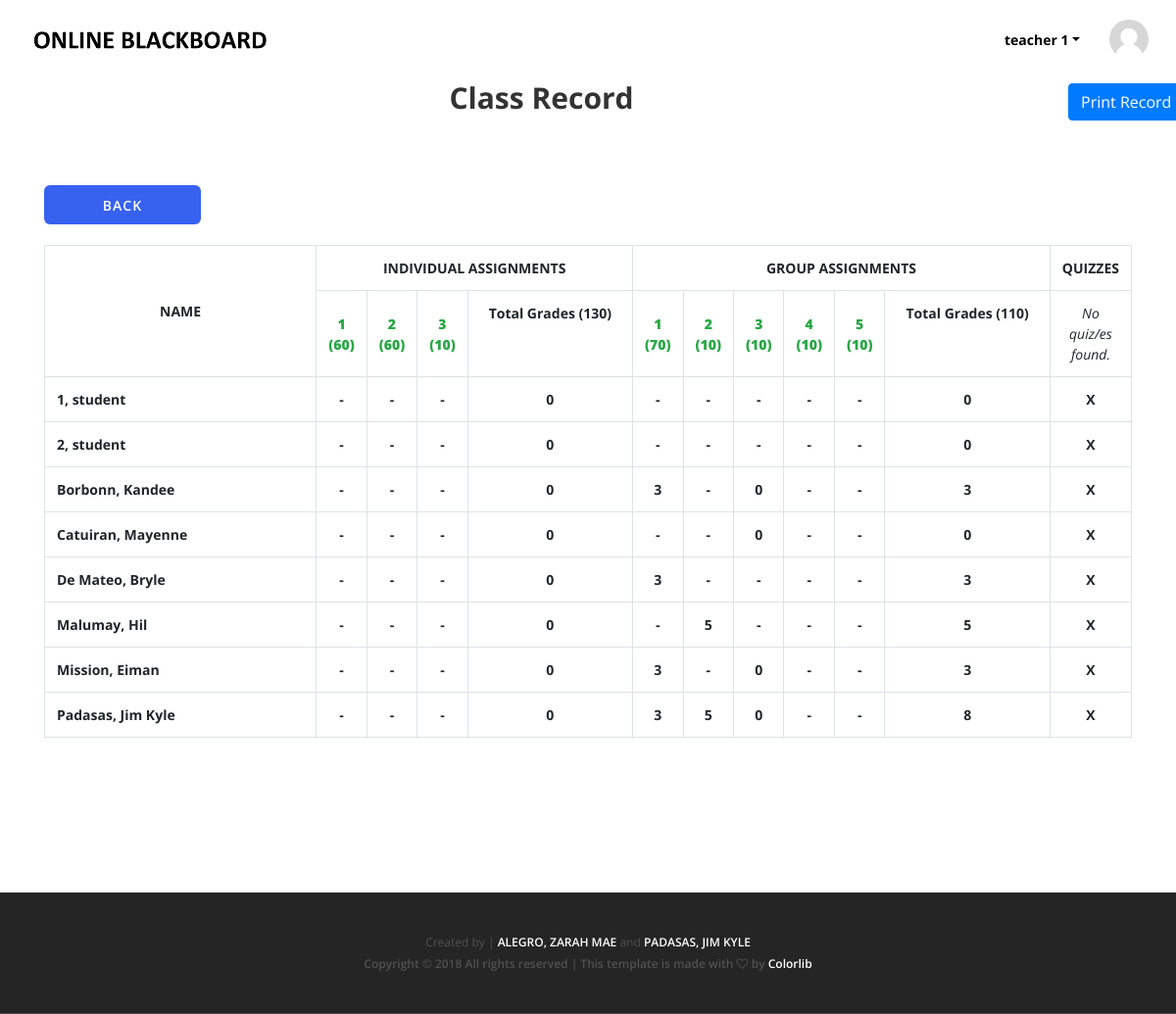
The page /classrecord.php?subject_id=1 (signed in) on the database its author committed.
### tables this page shows
CREATE TABLE `teacher` (
  `teacher_id` int(100) NOT NULL,
  `first_name` varchar(100) NOT NULL,
  `last_name` varchar(100) NOT NULL,
  `username` varchar(100) NOT NULL,
  `email_address` varchar(100) NOT NULL,
  `password` varchar(100) NOT NULL,
  `image` varchar(100) DEFAULT NULL
);

CREATE TABLE `assignment` (
  `assignment_id` int(100) NOT NULL,
  `subject_id` int(100) NOT NULL,
  `date_posted` timestamp NOT NULL DEFAULT CURRENT_TIMESTAMP ON UPDATE CURRENT_TIMESTAMP,
  `deadline_date` date NOT NULL,
  `deadline_time` time NOT NULL,
  `title` varchar(100) NOT NULL,
  `instruction` varchar(1000) NOT NULL,
  `score` int(100) NOT NULL,
  `file_id` int(100) DEFAULT NULL,
  `assignment_type` varchar(40) NOT NULL DEFAULT 'individual'
);

CREATE TABLE `student` (
  `student_id` int(100) NOT NULL,
  `first_name` varchar(100) NOT NULL,
  `last_name` varchar(100) NOT NULL,
  `username` varchar(100) NOT NULL,
  `email_address` varchar(100) NOT NULL,
  `password` varchar(100) NOT NULL,
  `image` varchar(100) DEFAULT NULL
);

CREATE TABLE `answer_group_assignment` (
  `id` int(100) NOT NULL,
  `content` varchar(1000) NOT NULL DEFAULT '0',
  `date_posted` timestamp(6) NULL DEFAULT CURRENT_TIMESTAMP(6) ON UPDATE CURRENT_TIMESTAMP(6),
  `grade` int(100) NOT NULL,
  `student_id` int(100) NOT NULL,
  `file_id` int(100) DEFAULT NULL,
  `assignment_id` int(100) NOT NULL,
  `group_number` int(100) NOT NULL
);

### classrecord.php (the view, shortened to what this page needs)
<?php
	include("db_connection.php");
	$id = $_GET['subject_id'];
	$sql = "SELECT subject_code, course_title, course_description, course_about, teacher_id from subject where subject_id = $id";
	$result = mysqli_query($dbconn, $sql);
	$row = mysqli_fetch_array($result);
	$course_title = $row['course_title'];
	$teacher_id = $row['teacher_id'];
	$get_teacher = $dbconn->query("SELECT * from teacher where teacher_id = '$teacher_id';");
	$trow = mysqli_fetch_array($get_teacher);
	$t_firstname = $trow['first_name'];
	$t_lastname = $trow['last_name'];
	$image = $trow['image'];
?>
<!DOCTYPE html>
<html lang="en">
<head>
	<link rel="stylesheet" href="style.css">
	<link rel="stylesheet" href="css/bootstrap-toggle.min.css">
</head>
<body>
	<header class="header-area">
		<div class="clever-main-menu">
			<div class="classy-nav-container breakpoint-off">
				<nav class="classy-navbar justify-content-between" id="cleverNav">
					<a class="nav-brand" href="index.php"><img src="img/core-img/logo.png" alt=""></a>
					<div class="classy-menu">
						<div class="classynav">
							<div class="login-state d-flex align-items-center">
								<div class="user-name mr-30">
									<div class="dropdown">
										<a class="dropdown-toggle" href="#" role="button" id="userName" data-toggle="dropdown" aria-haspopup="true" aria-expanded="false"><?php echo $t_firstname." ".$t_lastname; ?></a>
									</div>
								</div>
								<div class="userthumb">
									<?php
										echo "<a href=profile.php><img src=img/tea-img/",urlencode($image)," style='border-radius: 50%; height: 40px; width: 40px'></a>"
									?>
								</div>
							</div>
						</div>
					</div>
				</nav>
			</div>
		</div>
	</header>
	<div class="student-quiz-content">
		<div class="container">
			<div class="row">
				<div class="col-12 col-lg-11">
					<div class="section-heading">
						<h3>Class Record</h3>
					</div>
			   </div>
			   <div class="col-lg-1" style="margin-top: 5px">
			   		<button onClick='printData("<?php echo $t_firstname; ?>", "<?php echo $t_lastname; ?>","<?php echo $course_title; ?>")' class="btn btn-primary">Print Record</button>
			   	</div>
			   	<div class="col-lg-1">
			   		<?php
						echo "<a href=teacher_course.php?subject_id=",urlencode($id)," class='btn clever-btn'>Back</a><br>";
					?>
			   	</div>
			</div>
			<?php
				$get_student_id = $dbconn->query("SELECT * from enrolls where subject_id = '$id' ");
				$hasStudent = false;
				if (mysqli_num_rows($get_student_id) != 0) {
					$hasStudent = true;
					$all_enrolled = array();
					while ($irow = mysqli_fetch_array($get_student_id)) {
						$all_enrolled[] = $irow['student_id'];
					}
					$all_lastname = array();
					foreach ($all_enrolled as $sid) {
						$get_lastname = $dbconn->query("SELECT * from student where student_id = '$sid' ");
						$ln = mysqli_fetch_array($get_lastname);
						$lastname = $ln['last_name'];
						$all_lastname[] = $lastname;
					}
					$sorted_ln = $all_lastname;
					sort($sorted_ln);
					$all_ass_id = array();
					$assignment_count = 0;
					$get_ass_id = $dbconn->query("SELECT * from assignment where subject_id = '$id' AND assignment_type='individual' ");
					while ($arow = mysqli_fetch_array($get_ass_id)) {
						$all_ass_id[] = $arow['assignment_id'];
					}
					$assignment_count = count($all_ass_id);
					$ass_colspan = 2;
					if ($assignment_count > 1) {
						$ass_colspan = $assignment_count+1;
					}
					$all_group_as = array();
					$group_assignment_count = 0;
					$all_group_as_score = array();
					$get_group = "SELECT * from assignment WHERE subject_id = '$id' AND assignment_type= 'group'";
					$get_group_connect = mysqli_query($dbconn, $get_group);
					if (mysqli_num_rows($get_group_connect)!=0) {
							while ($gRow = mysqli_fetch_array($get_group_connect)) {
							$all_group_as[] = $gRow['assignment_id'];
							$all_group_as_score[] = $gRow['score'];
						}
					}
					$group_assignment_count = count($all_group_as);
					$group_ass_colspan = 2;
					if ($group_assignment_count > 1) {
						$group_ass_colspan = $group_assignment_count + 1;
					}
					$all_quiz_id = array();
					$quiz_count = 0;
					$quiz_count = count($all_quiz_id);
					$quiz_colspan = 2;
				}
			?>
			<br>
			<div id="table-scroll" class="row">
				<div class="col-12 col-lg-12 table-wrap table-responsive">
					<?php
						if ($hasStudent) {
					?>
							<table class="table table-bordered table-hover" id="printTable">
								<tr style="text-align: center">
									<th  class=" fixed-side" rowspan="2" style="width: 25%; vertical-align: middle;">NAME</th>
									<th colspan="<?php echo $ass_colspan; ?>">INDIVIDUAL ASSIGNMENTS</th>
									<th colspan="<?php echo $group_ass_colspan ?>">GROUP ASSIGNMENTS</th>
									<th colspan="<?php echo $quiz_colspan; ?>">QUIZZES</th>
								</tr>
								<?php
									$totalscore = 0;
									$group_totalscore = 0;
									$allscore = array();
									foreach ($all_ass_id as $ass_id) {
										$getass = $dbconn->query("SELECT * from assignment where assignment_id = '$ass_id' AND assignment_type = 'individual' ");
										$ass = mysqli_fetch_array($getass);
										$xscore = $ass['score'];
										$allscore[] = $xscore;
										$totalscore = $totalscore + $xscore;
									}
									echo "<tr style='text-align: center'>";
									if ($assignment_count != 0) {
										for($x = 0; $x < $assignment_count; $x++) {
											echo "<td style='vertical-align: middle'><a href='assignment.php?assignment_id=$all_ass_id[$x]'><b class='text-success'>".($x+1)."  (".$allscore[$x].")</b></a></td>";
										}
										echo "<td style='width: 180px'><b>Total Grades (".$totalscore.")</b></td>";
									} else {
										echo "<td colspan='2'><i>No assignment/s found.</i></td>";
									}
									foreach ($all_group_as_score as $group_key_score) {
										$group_totalscore = $group_totalscore + $group_key_score;
									}
									if ($group_assignment_count != 0) {
										for ($v=0; $v < $group_assignment_count ; $v++) {
											echo "<td style='vertical-align: middle'><a href='g_assignment.php?assignment_id=$all_group_as[$v]'><b class='text-success'>".($v+1)."  (".$all_group_as_score[$v].")</b></a></td>";
										}
										echo "<td style='width: 180px'><b>Total Grades (".$group_totalscore.")</b></td>";
									}
									else{
										echo "<td colspan='2'><i>No group assignment/s found.</i></td>";
									}
									$q_totalscore = 0;
									$q_allscore = array();
									if ($quiz_count != 0) {
										for($x = 0; $x < $quiz_count; $x++) {
											echo "<td style='vertical-align: middle'><a href='quiz.php?quiz_id=$all_quiz_id[$x]'><b class='text-success'>".($x+1)."  (".$q_allscore[$x].")</b></a></td>";
										}
										echo "<td style='width: 180px'><b>Total Grades (".$q_totalscore.")</b></td>";
									} else {
										echo "<td colspan='2'><i>No quiz/es found.</i></td>";
									}
									echo "</tr>";
									foreach ($sorted_ln as $sln) {
										$get_student = $dbconn->query("SELECT * from student where last_name = '$sln' ");
										$srow = mysqli_fetch_array($get_student);
										$fname = $srow['first_name'];
										$sid = $srow['student_id'];
										echo "<tr>";
										echo "<th class='fixed-side'>".$sln.", ".$fname."</th>";
										$totalgrade = 0;
										foreach ($all_ass_id as $key) {
											$get_ans = $dbconn->query("SELECT * from answer_assignment where assignment_id = '$key' and student_id = '$sid' ");
											$hasAns = false;
											$grade = 0;
											if (mysqli_num_rows($get_ans) != 0) {
												$hasAns = true;
												$ansrow = mysqli_fetch_array($get_ans);
												$grade = $ansrow['grade'];
												$graded = true;
												if ($grade == -1) {
													$grade = 0;
													$graded = false;
												}
												$totalgrade = $totalgrade + $grade;
											}
											if ($hasAns) {
												if($graded) {
													echo "<td style='text-align: center'><b>".$grade."<b></td>";
												} else {
													echo "<td style='text-align: center'><b>-</b></td>";
												}
											} else {
												echo "<td style='text-align: center'><b>-</b></td>";
											}
										}
										if ($assignment_count != 0) {
											echo "<td style='text-align: center'><b>".$totalgrade."</b></td>";
										} else {
											echo "<td style='text-align: center' colspan='2'><b>X</b></td>";
										}
										$totalGroupGrade = 0;
										foreach ($all_group_as as $keyGroupAss) {
											$getScore = "SELECT * from answer_group_assignment WHERE assignment_id = '$keyGroupAss' and student_id = '$sid'";
											$getScore_connect = mysqli_query($dbconn, $getScore);
											$hasGroupAns = false;
											$groupGrade = 0;
											if (mysqli_num_rows($getScore_connect)!=0) {
												$hasGroupAns = true;
												$groupAns = mysqli_fetch_array($getScore_connect);
												$groupGrade = $groupAns['grade'];
												$totalGroupGrade = $totalGroupGrade + $groupGrade;
											}
											if ($hasGroupAns) {
												echo "<td style='text-align: center'><b>".$groupGrade."<b></td>";
											}
											else{
												echo "<td style='text-align: center'><b>-</b></td>";
											}
										}
										if ($group_assignment_count != 0) {
											echo "<td style='text-align: center'><b>".$totalGroupGrade."</b></td>";
										} else {
											echo "<td style='text-align: center' colspan='2'><b>X</b></td>";
										}
										if ($quiz_count != 0) {
											echo "<td style='text-align: center'><b>".$totalgrade."</b></td>";
										} else {
											echo "<td style='text-align: center' colspan='2'><b>X</b></td>";
										}
										echo "</tr>";
									}
								?>
							</table>
					<?php
						} else {
							echo "<h4>No Student/s Found.</h4>";
						}
					?>
				</div>
			</div>
			<br><br>
		</div>
	</div>
	<?php include("footer.php"); ?>
</body>
</html>

### footer.php
<footer class="footer-area" style="width: 100%; bottom: 0; margin-top: 100px">
	<div class="top-footer-area">
		<div class="container">
			<div class="row">
				<div class="col-12">
					<p>Created by | <a href="#" style="color: white">ALEGRO, ZARAH MAE</a> and <a href="#" style="color: white">PADASAS, JIM KYLE</a></p>
					<p><a href="#">
						Copyright &copy; 2018 All rights reserved | This template is made with <i class="fa fa-heart-o" aria-hidden="true"></i> by <a href="https://colorlib.com" style="color: white" target="_blank">Colorlib</a>
						</p>
				</div>
			</div>
		</div>
	</div>
</footer>

### style.css (style rules this page uses)
* { margin: 0; padding: 0; }
body { font-family: "Open Sans", sans-serif; font-size: 14px; font-weight: 400; }
h1, h2, h3, h4, h5, h6 { color: rgba(0, 0, 0, 0.8); line-height: 1.3; font-weight: 700; }
p { font-family: "Raleway", sans-serif; color: #5a5a5a; font-size: 14px; line-height: 1.8; font-weight: 400; }
a, a:hover, a:focus { -webkit-transition-duration: 500ms; transition-duration: 500ms; text-decoration: none; outline: 0 solid transparent; color: rgba(0, 0, 0, 0.8); font-weight: 600; font-size: 14px; }
img { height: auto; max-width: 100%; }
.mr-30 { margin-right: 30px !important; }
.section-heading { position: relative; z-index: 1; margin-bottom: 70px; text-align: center; }
.section-heading h3 { font-size: 30px; margin-bottom: 0; }
.clever-btn { display: inline-block; min-width: 160px; height: 40px; background-color: #3762f0; font-weight: 600; text-transform: uppercase; letter-spacing: 1px; font-size: 14px; color: #ffffff; border: 1px solid transparent; border-radius: 6px; padding: 0 30px; line-height: 40px; text-align: center; -webkit-transition-duration: 300ms; transition-duration: 300ms; }
.header-area { position: relative; z-index: 200; }
.clever-main-menu { position: relative; z-index: 1; width: 100%; height: 80px; }
.clever-main-menu .classy-navbar { height: 80px; }
.login-state { position: relative; z-index: 1; }
.login-state .user-name .dropdown .dropdown-toggle { font-size: 14px; font-weight: 700; color: #000; }
.login-state .userthumb { -webkit-box-flex: 0; -ms-flex: 0 0 40px; flex: 0 0 40px; max-width: 40px; width: 40px; border-radius: 6px; }
.login-state .userthumb img { border-radius: 6px; }
.top-footer-area { position: relative; z-index: 1; background-color: #252525; padding: 40px 0; text-align: center; border-bottom: 1px solid #4c4c4c; }
.top-footer-area p { margin-bottom: 0; font-size: 12px; color: rgba(255, 255, 255, 0.2); font-family: "Open Sans", sans-serif; }
.top-footer-area p a { color: rgba(255, 255, 255, 0.2); font-size: 12px; font-family: "Open Sans", sans-serif; }

### rows shown on the page
teacher: first_name "teacher", last_name "1", image (picture)
assignment: assignment_id "70", score "10"
student: first_name "student"
student: first_name "student"
student: first_name "Kandee"
answer_group_assignment: grade "3"
answer_group_assignment: grade "0"
student: first_name "Mayenne"
answer_group_assignment: grade "0"
student: first_name "Bryle"
answer_group_assignment: grade "3"
student: first_name "Hil"
answer_group_assignment: grade "5"
student: first_name "Eiman"
answer_group_assignment: grade "3"
answer_group_assignment: grade "0"
student: first_name "Jim Kyle"
answer_group_assignment: grade "3"
answer_group_assignment: grade "5"
answer_group_assignment: grade "0"

### other values the page prints
$allscore[$x] "60"
$allscore[$x] "10"
$totalscore "130"
$group_totalscore "110"
$sln "1"
$totalgrade "0"
$totalGroupGrade "0"
$sln "2"
$sln "Borbonn"
$totalGroupGrade "3"
$sln "Catuiran"
$sln "De Mateo"
$sln "Malumay"
$totalGroupGrade "5"
$sln "Mission"
